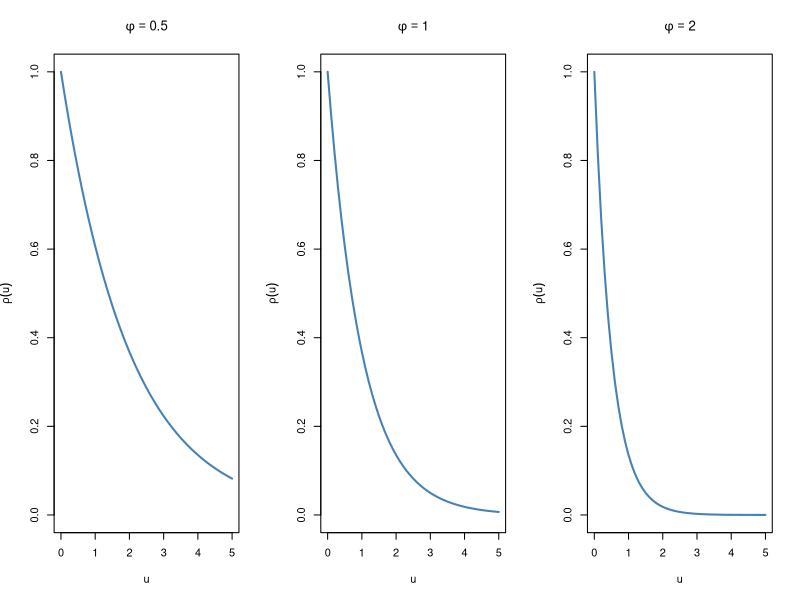

Here is the R script that generated this plot: (Note: this script raises an error after producing the figure.)
## ---- chunk 1

rho <- function(u, phi){exp(- phi * u)}
u <- seq(0, 5, by = 0.1)
par(mfrow = c(1, 3))
plot(u, rho(u = u, phi = 0.5),
     type = "l",
     main = expression(phi == 0.5),
     xlab = "u", ylab = expression(rho(u)),
     col = "steelblue", lwd = 2, ylim = c(0, 1))
plot(u, rho(u = u, phi = 1),
     type = "l",
     main = expression(phi == 1),
     xlab = "u", ylab = expression(rho(u)),
     col = "steelblue", lwd = 2, ylim = c(0, 1))
plot(u, rho(u = u, phi = 2),
     type = "l",
     main = expression(phi == 2),
     xlab = "u", ylab = expression(rho(u)),
     col = "steelblue", lwd = 2, ylim = c(0, 1))
## ---- chunk 2
knitr::include_graphics(here::here('images', 'objectivesoverview.jpg'))
